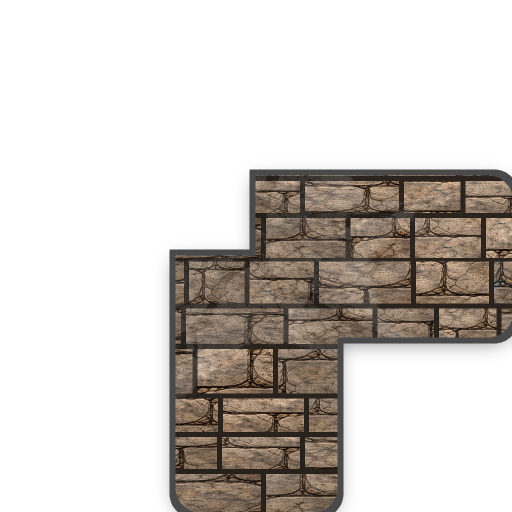
#> input picture assets/world/walls/wall_stone_corner_se.png, 1024 x 1024 px, given in place of wall_stone_straight_h.png, which was not available (shown at 1/2 size)
$ python build_wall_kit.py
#> lines starting #> are read from the running program, lines starting #| are printed output that depends on the picture; after the words box and inside, x2 and y2 are one past the last pixel; in counts of white or black regions, pixels touching at a corner belong together; pictures that were not available may be replaced by others from this repository, and a replacement may not be noted
#!/usr/bin/env python3
"""Three-quarter wall kit (2026-09-27 world look pass).

The old walls were a flat top-down stone band per connection mask (thick
cartoon outline, rounded ends) plus a separate 22 px brick strip hung under
exposed caps ("Phase 3 shallow depth"). Read together they looked like
stacked paper. This bakes each connection mask as ONE three-quarter piece in
the reference's language: a lit stone top lifted by the wall height, a dark
stone face below every south-facing edge, a thin near-black outline, and
contact shade at the foot. Gameplay does not move: the collision line is
still the 24 px band through the cell centre; the piece only draws taller.

Geometry, in world px (one cell = 64, centre (32, 32) of its cell):
  top    = the wall footprint (THICK wide, centred on the cell) lifted by HEIGHT
  face   = below each exposed south edge of the top, HEIGHT tall
  canvas = the cell plus HEIGHT above it: 64 x (64 + HEIGHT)
Output is SCALE texels per world px, so draw at 1 / SCALE and centre the
sprite HEIGHT / 2 above the cell centre.

Sources: the brick band inside the old top-down art (it tiles along its
length), so the kit keeps the existing palette until real kit art arrives.
Hand-made strips in assets/world/walls/source/ (wall_top_strip.png,
wall_face_strip.png; docs/art/2026-09-27-world-look-art.md W1/W2) replace
it automatically; re-run and re-import, nothing else changes.

Run:  python3 tools/design/build_wall_kit.py
"""

from pathlib import Path

import numpy as np
from PIL import Image

ROOT = Path(__file__).resolve().parents[2]
SRC = ROOT / "assets/world/walls"
OUT = ROOT / "assets/world/walls/kit"

SCALE = 4
CELL = 64
THICK = 32
HEIGHT = 28

N, E, S, W = 1, 2, 4, 8

W_PX = CELL * SCALE
H_PX = (CELL + HEIGHT) * SCALE
LIFT = HEIGHT * SCALE
T0 = (CELL - THICK) // 2 * SCALE  # top rect start inside the cell
T1 = T0 + THICK * SCALE

OUTLINE = np.array([22.0, 16.0, 13.0])
OUTLINE_PX = 5


def load_band(name: str, axis: str) -> np.ndarray:
    img = np.asarray(Image.open(SRC / name).convert("RGB"), dtype=np.float64)
    # The band sits at 352..673 with a ~14 px outline; keep the bricks only.
    if axis == "h":
        return img[370:655, :, :]
    return img[:, 370:655, :]


CAP_H = load_band("wall_stone_straight_h.png", "h")  # (rows, 1024)
CAP_V = load_band("wall_stone_straight_v.png", "v")  # (1024, cols)
#> call 2 of load_band, with name = 'wall_stone_straight_v.png', axis = 'v'
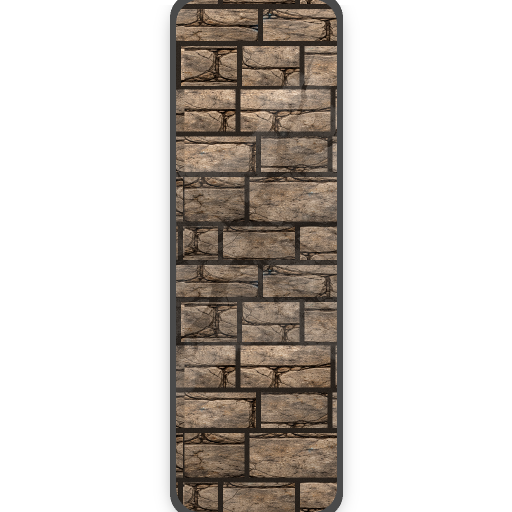
#> input picture assets/world/walls/wall_stone_straight_v.png, 1024 x 1024 px (shown at 1/2 size)
FACE = None

# Hand-made strips (docs/art/2026-09-27-world-look-art.md, W1/W2) replace the
# old band when present: W1 is the top (its rotation serves the vertical
# arms), W2 the face.
TOP_STRIP = SRC / "source/wall_top_strip.png"
FACE_STRIP = SRC / "source/wall_face_strip.png"
if TOP_STRIP.exists():
    top = Image.open(TOP_STRIP).convert("RGB")
    top = top.resize((1024, max(64, round(1024 * top.height / top.width))), Image.LANCZOS)
    CAP_H = np.asarray(top, dtype=np.float64)
    CAP_V = np.rot90(CAP_H, k=-1).copy()
if FACE_STRIP.exists():
    face = Image.open(FACE_STRIP).convert("RGB")
    face = face.resize((1024, max(32, round(1024 * face.height / face.width))), Image.LANCZOS)
    FACE = np.asarray(face, dtype=np.float64)


def sample_face(xs: np.ndarray, ys: np.ndarray, y0: int, y1: int) -> np.ndarray:
    u = (xs * (1024 // W_PX)) % FACE.shape[1]
    v = ((ys - y0) / max(1, (y1 - y0)) * (FACE.shape[0] - 1)).astype(int)
    return FACE[np.clip(v, 0, FACE.shape[0] - 1), u]


def sample_h(xs: np.ndarray, ys: np.ndarray, y0: int, y1: int) -> np.ndarray:
    """Horizontal band: u follows world x (1024 source px per cell), v spans
    the rect's height across the band."""
    u = (xs * (1024 // W_PX)) % CAP_H.shape[1]
    v = ((ys - y0) / max(1, (y1 - y0)) * (CAP_H.shape[0] - 1)).astype(int)
    return CAP_H[np.clip(v, 0, CAP_H.shape[0] - 1), u]


def sample_v(xs: np.ndarray, ys: np.ndarray, x0: int, x1: int) -> np.ndarray:
    """Vertical band: v follows world y (lifted cell space), u spans width."""
    v = (ys * (1024 // W_PX)) % CAP_V.shape[0]
    u = ((xs - x0) / max(1, (x1 - x0)) * (CAP_V.shape[1] - 1)).astype(int)
    return CAP_V[v, np.clip(u, 0, CAP_V.shape[1] - 1)]


def rects_for(mask: int, drop: int = 0):
    """Top rects in LIFTED cell space (y 0..256 is the cell), tagged h/v.
    `drop` lowers the whole top (a shorter wall)."""
    rects = [("h", T0, T0 + drop, T1, T1 + drop)]  # centre: (kind, x0, y0, x1, y1)
    if mask & N:
        rects.append(("v", T0, drop, T1, T0 + drop))
    if mask & S:
        rects.append(("v", T0, T1 + drop, T1, W_PX + drop))
    if mask & E:
        rects.append(("h", T1, T0 + drop, W_PX, T1 + drop))
    if mask & W:
        rects.append(("h", 0, T0 + drop, T0, T1 + drop))
    return rects


def faces_for(mask: int, drop: int = 0):
    """Face rects in canvas space: under each exposed south top edge."""
    faces = []
    if not mask & S:
        faces.append((T0, T1 + drop, T1, T1 + LIFT))
    if mask & E:
        faces.append((T1, T1 + drop, W_PX, T1 + LIFT))
    if mask & W:
        faces.append((0, T1 + drop, T0, T1 + LIFT))
    return faces


def dilate(mask: np.ndarray, r: int) -> np.ndarray:
    out = mask.copy()
    for dy in range(-r, r + 1):
        for dx in range(-r, r + 1):
            if dx * dx + dy * dy > r * r:
                continue
            shifted = np.zeros_like(mask)
            ys = slice(max(0, dy), mask.shape[0] + min(0, dy))
            yd = slice(max(0, -dy), mask.shape[0] + min(0, -dy))
            xs = slice(max(0, dx), mask.shape[1] + min(0, dx))
            xd = slice(max(0, -dx), mask.shape[1] + min(0, -dx))
            shifted[ys, xs] = mask[yd, xd]
            out |= shifted
    return out


def build(mask: int, window: bool = False, drop: int = 0) -> Image.Image:
    rgb = np.zeros((H_PX, W_PX, 3))
    solid = np.zeros((H_PX, W_PX), dtype=bool)
    yy, xx = np.mgrid[0:H_PX, 0:W_PX]

    # Faces first: the top overlaps their upper lip.
    for (x0, y0, x1, y1) in faces_for(mask, drop):
        region = (xx >= x0) & (xx < x1) & (yy >= y0) & (yy < y1)
        t = (yy[region] - y0) / (y1 - y0)
        if FACE is not None:
            # Painted in shade already; only the gradient toward the foot.
            col = sample_face(xx[region], yy[region], y0, y1)
            shade = 0.95 - 0.2 * t
        else:
            col = sample_h(xx[region], yy[region], y0, y1)
            shade = 0.5 - 0.16 * t
        col = col * shade[:, None]
        # Desaturate a touch: the face is in shadow.
        grey = col.mean(axis=1, keepdims=True)
        col = col * 0.8 + grey * 0.2
        # Contact shade at the foot.
        foot = (y1 - yy[region]) < 7
        col[foot] *= 0.72
        rgb[region] = col
        solid |= region

    top = np.zeros((H_PX, W_PX), dtype=bool)
    for (kind, x0, y0, x1, y1) in rects_for(mask, drop):
        region = (xx >= x0) & (xx < x1) & (yy >= y0) & (yy < y1)
        if kind == "h":
            col = sample_h(xx[region], yy[region], T0 + drop, T1 + drop)
        else:
            col = sample_v(xx[region], yy[region], T0, T1)
        rgb[region] = col * 1.04
        top |= region
    solid |= top

    # Lit front lip of the top, a hard dark line where top meets face. A top
    # that continues south into the next cell has no lip at the canvas edge.
    continued = top.copy()
    if mask & S:
        continued[T1 + drop:, T0:T1] = True
    below = np.zeros_like(continued)
    below[:-6] = continued[6:]
    below[-6:] = continued[-6:]
    lip = top & ~below
    rgb[lip] = np.minimum(rgb[lip] * 1.22, 255)
    seam = (~top) & np.roll(top, 2, axis=0) & solid
    rgb[seam] *= 0.55

    if window:
        # A barred opening through the middle of the straight piece.
        horizontal = bool(mask & (E | W))
        if horizontal:
            gap = (xx >= 72) & (xx < 184)
        else:
            gap = (yy >= 72) & (yy < 184)
        slot = gap & top
        if horizontal:
            slot &= (yy >= T0 + 16) & (yy < T1 - 16)
        else:
            slot &= (xx >= T0 + 16) & (xx < T1 - 16)
        rgb[slot] = np.array([26.0, 22.0, 24.0])
        bars = slot & (((xx if horizontal else yy) // 8) % 4 == 0)
        rgb[bars] = np.array([92.0, 88.0, 84.0])
        if horizontal:
            opening = gap & (yy >= T1 + 10) & (yy < T1 + LIFT - 18)
            rgb[opening & solid] = np.array([20.0, 17.0, 18.0])

    # Outline around the whole piece, except where it continues into the
    # next cell (the canvas edge, and under a south arm: the neighbour's top).
    virtual = solid.copy()
    if mask & S:
        virtual[T1 + drop:, T0:T1] = True
    ring = dilate(virtual, OUTLINE_PX) & ~virtual
    alpha = np.zeros((H_PX, W_PX))
    alpha[solid] = 255
    rgb[ring] = OUTLINE
    alpha[ring] = 235

    out = np.dstack([np.clip(rgb, 0, 255), alpha]).astype(np.uint8)
    return Image.fromarray(out, "RGBA")


def build_pier(horizontal: bool) -> Image.Image:
    """A straight piece with a buttress: a squat pillar, wider than the wall
    and a little taller, that breaks a long run (the notes: "after ~5-8
    tiles of uninterrupted wall, add something"). Collision is unchanged."""
    base = np.asarray(build(E | W if horizontal else N | S)).astype(np.float64)
    rgb, alpha = base[..., :3].copy(), base[..., 3].copy()
    yy, xx = np.mgrid[0:H_PX, 0:W_PX]
    extra = 4 * SCALE  # pier rises 4 px above the wall top
    half = 22 * SCALE if horizontal else 22 * SCALE
    cx = W_PX // 2
    top_y0 = T0 - (6 * SCALE if horizontal else 0) - extra
    top_y1 = T1 + (6 * SCALE if horizontal else 0) - extra
    x0, x1 = cx - half, cx + half
    face_y0, face_y1 = top_y1, T1 + LIFT + (6 * SCALE if horizontal else 0)
    face_y1 = min(face_y1, H_PX - 1)
    face = (xx >= x0) & (xx < x1) & (yy >= face_y0) & (yy < face_y1)
    col = sample_h(xx[face], yy[face], face_y0, face_y1)
    t = (yy[face] - face_y0) / max(1, face_y1 - face_y0)
    rgb[face] = col * (0.46 - 0.14 * t)[:, None]
    alpha[face] = 255
    top = (xx >= x0) & (xx < x1) & (yy >= top_y0) & (yy < top_y1)
    rgb[top] = sample_h(xx[top], yy[top], top_y0, top_y1) * 1.1
    alpha[top] = 255
    # Capstone lip and the seam under it.
    lip = top & (yy >= top_y1 - 5)
    rgb[lip] = np.minimum(rgb[lip] * 1.2, 255)
    solid = (alpha > 250) & ~(np.all(rgb == OUTLINE, axis=-1))
    piece = face | top
    ring = dilate(piece, OUTLINE_PX) & ~piece
    rgb[ring] = OUTLINE
    alpha[ring] = np.maximum(alpha[ring], 235)
    return Image.fromarray(np.dstack([np.clip(rgb, 0, 255), alpha]).astype(np.uint8), "RGBA")


def build_broken(horizontal: bool, seed: int) -> Image.Image:
    """A straight piece collapsed to about half height: the top sits lower,
    its edge is broken into a jagged line, and a few stones lie at the foot.
    Collision is unchanged (the notes: "ruined section" to break a run)."""
    rng = np.random.default_rng(seed)
    mask = E | W if horizontal else N | S
    drop = LIFT // 2 if horizontal else 0
    piece = np.asarray(build(mask, drop=drop)).astype(np.float64)
    rgb, alpha = piece[..., :3].copy(), piece[..., 3].copy()
    yy, xx = np.mgrid[0:H_PX, 0:W_PX]
    if horizontal:
        # Bite irregular chunks out of the top's upper edge.
        top_y = T0 + drop
        x = 0
        while x < W_PX:
            w = int(rng.integers(12, 34))
            depth = int(rng.integers(0, 22))
            bite = (xx >= x) & (xx < x + w) & (yy >= top_y - OUTLINE_PX - 1) & (yy < top_y + depth)
            alpha[bite] = 0
            rim = (xx >= x) & (xx < x + w) & (yy >= top_y + depth) & (yy < top_y + depth + 5)
            rgb[rim & (alpha > 0)] = OUTLINE
            x += w
    else:
        # A vertical run gets a low stump: shorten the column from the top
        # and show a face where it drops.
        cut = int(rng.integers(40, 70))
        gone = (xx >= T0 - OUTLINE_PX) & (xx < T1 + OUTLINE_PX) & (yy < cut)
        alpha[gone] = 0
        face = (xx >= T0) & (xx < T1) & (yy >= cut) & (yy < cut + 36)
        col = sample_h(xx[face], yy[face], cut, cut + 36)
        rgb[face] = col * 0.45
        rim = (xx >= T0) & (xx < T1) & (yy >= cut) & (yy < cut + 4)
        rgb[rim] = OUTLINE
    # Loose stones at the foot.
    foot = T1 + LIFT
    for _ in range(5):
        sx = int(rng.integers(6, W_PX - 26))
        sy = int(rng.integers(foot - 14, min(H_PX - 14, foot + 10)))
        w, h = int(rng.integers(12, 24)), int(rng.integers(9, 15))
        stone = (xx >= sx) & (xx < sx + w) & (yy >= sy) & (yy < sy + h) & (alpha < 10)
        rgb[stone] = sample_h(xx[stone], yy[stone], sy, sy + h) * 0.9
        alpha[stone] = 255
        ring = dilate(stone, 3) & ~stone & (alpha < 10)
        rgb[ring] = OUTLINE
        alpha[ring] = 220
    return Image.fromarray(np.dstack([np.clip(rgb, 0, 255), alpha]).astype(np.uint8), "RGBA")


def build_fill(corner: str) -> Image.Image:
    """The top of one open quadrant corner (THICK/2 square), drawn where two
    arms and the diagonal neighbour are all wall, so a solid block of wall
    cells reads as one slab instead of a grid of crosses."""
    side = T0
    x0 = T1 if "e" in corner else 0
    y0 = T1 if "s" in corner else 0
    yy, xx = np.mgrid[y0:y0 + side, x0:x0 + side]
    # Same band rows as the arms beside it: v runs over the top's thickness.
    rows = (yy - y0) + T0 + (side // 2 if y0 == 0 else 0)
    col = sample_h(xx.ravel(), rows.ravel(), T0, T1).reshape(side, side, 3) * 1.04
    alpha = np.full((side, side, 1), 255.0)
    return Image.fromarray(np.dstack([np.clip(col, 0, 255), alpha]).astype(np.uint8), "RGBA")


def main() -> None:
    OUT.mkdir(parents=True, exist_ok=True)
    for mask in range(16):
        build(mask).save(OUT / f"wall34_{mask:02d}.png")
    for corner in ("ne", "se", "sw", "nw"):
        build_fill(corner).save(OUT / f"wall34_fill_{corner}.png")
    build_pier(True).save(OUT / "wall34_pier_h.png")
#> after the loop in build (call 17), `for (x0, y0, x1, y1) in faces_for(mask, drop):`:
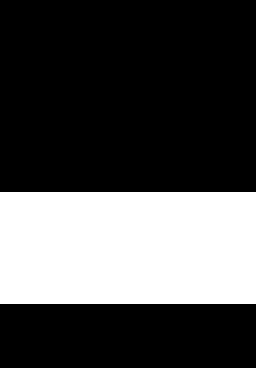
#> solid: shape (368, 256) bool; 30.4% white; 1 white region, box (x1, y1, x2, y2) and area: (0, 192, 256, 304) 28672
#> after the loop in build (call 17), `for (kind, x0, y0, x1, y1) in rects_for(mask, drop):`:
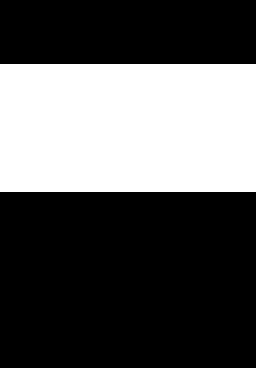
#> top: shape (368, 256) bool; 34.8% white; 1 white region, box (x1, y1, x2, y2) and area: (0, 64, 256, 192) 32768
#> in build (call 17), `solid |= top`: solid: shape (368, 256) bool; 65.2% white; 2 black regions, box (x1, y1, x2, y2) and area: (0, 0, 256, 64) 16384, (0, 304, 256, 368) 16384
#> in build (call 17), `below[:-6] = continued[6:]`: below: shape (368, 256) bool; 34.8% white; 1 white region, box (x1, y1, x2, y2) and area: (0, 58, 256, 186) 32768
#> in build (call 17), `lip = top & ~below`: lip: shape (368, 256) bool; 1.6% white; 1 white region, box (x1, y1, x2, y2) and area: (0, 186, 256, 192) 1536
#> in build (call 17), `rgb[lip] = np.minimum(rgb[lip] * 1.22, 255)`: rgb: shape (368, 256, 3) float64; mean of channels 0, 1, 2 33.9, 29.3, 25.1
#> in build (call 17), `seam = (~top) & np.roll(top, 2, axis=0) & solid`: seam: shape (368, 256) bool; 0.54% white in thin lines or dots, all inside (x1, y1, x2, y2) = (0, 192, 256, 194)
#> in build (call 17), `rgb[seam] *= 0.55`: rgb: shape (368, 256, 3) float64; mean of channels 0, 1, 2 33.8, 29.3, 25.1
#> after the loop in dilate (call 17), `for dy in range(-r, r + 1):`:
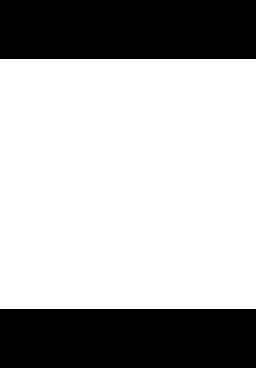
#> out: shape (368, 256) bool; 67.9% white; 2 black regions, box (x1, y1, x2, y2) and area: (0, 0, 256, 59) 15104, (0, 309, 256, 368) 15104
#> after the loop in dilate (call 17), `for dy in range(-r, r + 1):`: shifted: shape (368, 256) bool; 65.2% white; 2 black regions, box (x1, y1, x2, y2) and area: (0, 0, 256, 69) 17664, (0, 309, 256, 368) 15104
#> in build (call 17), `ring = dilate(virtual, OUTLINE_PX) & ~virtual`: ring: shape (368, 256) bool; 2.7% white; 2 white regions, box (x1, y1, x2, y2) and area: (0, 59, 256, 64) 1280, (0, 304, 256, 309) 1280
#> in build (call 17), `rgb[ring] = OUTLINE`: rgb: shape (368, 256, 3) float64; mean of channels 0, 1, 2 34.4, 29.7, 25.4
#> in build_pier, `rgb[face] = col * (0.46 - 0.14 * t)[:, None]`: rgb: shape (368, 256, 3) float64; mean of channels 0, 1, 2 35.3, 30.3, 25.8
#> in build_pier, `alpha[face] = 255`: alpha: shape (368, 256) float64; min 0, max 255, mean 181.9
#> in build_pier, `alpha[top] = 255`: alpha: shape (368, 256) float64; min 0, max 255, mean 198.8
#> in build_pier, `rgb[lip] = np.minimum(rgb[lip] * 1.2, 255)`: rgb: shape (368, 256, 3) float64; mean of channels 0, 1, 2 42.8, 36.8, 31.4
#> in build_pier, `solid = (alpha > 250) & ~(np.all(rgb == OUTLINE, axis=-1))`: solid: shape (368, 256) bool; 77.2% white; 2 black regions, box (x1, y1, x2, y2) and area: (0, 304, 256, 368) 12160, (0, 0, 256, 64) 9344
#> after the loop in dilate (call 18), `for dy in range(-r, r + 1):`: out: shape (368, 256) bool; 62% white; 1 black region, box (x1, y1, x2, y2) and area: (0, 0, 256, 368) 35844
#> after the loop in dilate (call 18), `for dy in range(-r, r + 1):`: shifted: shape (368, 256) bool; 56.8% white; 1 black region, box (x1, y1, x2, y2) and area: (0, 0, 256, 368) 40704
#> in build_pier, `ring = dilate(piece, OUTLINE_PX) & ~piece`: ring: shape (368, 256) bool; 5.2% white; 1 white region, box (x1, y1, x2, y2) and area: (35, 19, 221, 333) 4860
#> in build_pier, `rgb[ring] = OUTLINE`:
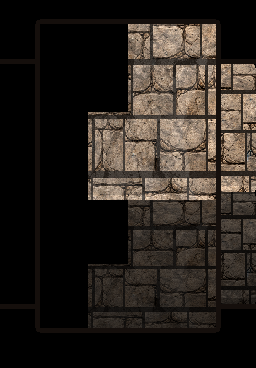
#> rgb: shape (368, 256, 3) float64; mean of channels 0, 1, 2 42.7, 36.6, 31.2; drawn with min black and max white
#> in build_pier, `alpha[ring] = np.maximum(alpha[ring], 235)`: alpha: shape (368, 256) float64; min 0, max 255, mean 204.7
    build_pier(False).save(OUT / "wall34_pier_v.png")
#> in build (call 18), `rgb = np.zeros((H_PX, W_PX, 3))`: rgb: shape (368, 256, 3) float64; every value is 0
#> after the loop in build (call 18), `for (x0, y0, x1, y1) in faces_for(mask, drop):`: solid: shape (368, 256) bool; every value is 0
#> after the loop in build (call 18), `for (kind, x0, y0, x1, y1) in rects_for(mask, drop):`:
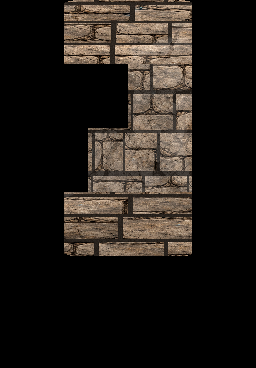
#> rgb: shape (368, 256, 3) float64; mean of channels 0, 1, 2 34.9, 29.7, 25; drawn with min black and max white
#> after the loop in build (call 18), `for (kind, x0, y0, x1, y1) in rects_for(mask, drop):`: top: shape (368, 256) bool; 34.8% white; 1 white region, box (x1, y1, x2, y2) and area: (64, 0, 192, 256) 32768
#> in build (call 18), `continued[T1 + drop:, T0:T1] = True`:
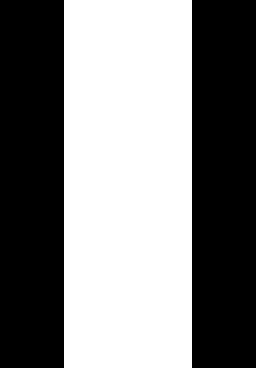
#> continued: shape (368, 256) bool; 50% white; 1 white region, box (x1, y1, x2, y2) and area: (64, 0, 192, 368) 47104
    build_broken(True, 7).save(OUT / "wall34_broken_h.png")
#> the loop in build_broken, `while x < W_PX:` made 12 passes
#> (w, depth, x) on passes 1 to 12: (32, 13, 32), (27, 19, 59), (24, 17, 83), (30, 4, 113), (13, 6, 126), (18, 19, 144), (32, 0, 176), (22, 18, 198), (14, 17, 212), (14, 10, 226), (29, 6, 255), (19, 6, 274)
#> after the loop in build_broken, `while x < W_PX:`: x = 274
#> the loop in build_broken, `for _ in range(5):` made 5 passes
#> (sx, sy, w, h) on passes 1 to 5: (167, 296, 23, 11), (113, 302, 18, 12), (120, 313, 21, 13), (162, 304, 16, 14), (110, 295, 22, 9)
    build_broken(False, 11).save(OUT / "wall34_broken_v.png")
#> the loop in build_broken (call 2), `for _ in range(5):` made 5 passes
#> (sx, sy, w, h) on passes 1 to 5: (34, 309, 17, 12), (140, 307, 12, 11), (39, 299, 23, 12), (21, 303, 13, 13), (218, 313, 19, 14)
    build(E | W, window=True).save(OUT / "wall34_window_h.png")
    build(N | S, window=True).save(OUT / "wall34_window_v.png")
    print("wrote", OUT)


if __name__ == "__main__":
    main()
